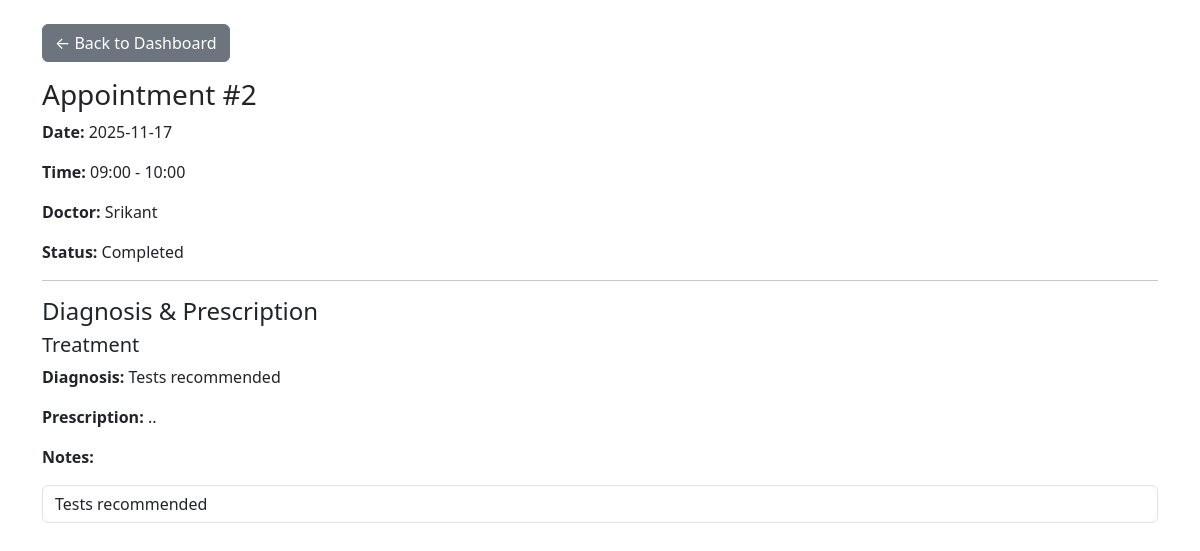
The page /patient/appointments/2 (signed in) on the database its author committed.
### models.py (models this page shows, shortened)
class Appointment(db.Model):
    id = db.Column(db.Integer, primary_key=True)
    doctor_id = db.Column(db.Integer, db.ForeignKey('doctor.id'), nullable=False, index=True)
    patient_id = db.Column(db.Integer, db.ForeignKey('patient.id'), nullable=False, index=True)
    date = db.Column(db.Date, nullable=False, index=True)
    start_time = db.Column(db.Time, nullable=False)
    end_time = db.Column(db.Time, nullable=False)
    status = db.Column(db.String(20), default='Booked', nullable=False, index=True)
    created_at = db.Column(db.DateTime, default=datetime.utcnow)
    treatment = db.relationship('Treatment', backref='appointment', uselist=False, cascade="all, delete-orphan")

class Doctor(db.Model):
    id = db.Column(db.Integer, primary_key=True)
    name = db.Column(db.String(100), nullable=False, index=True)
    specialization_id = db.Column(db.Integer, db.ForeignKey('department.id'), nullable=False)
    availability = db.Column(db.String(500), nullable=True)
    email = db.Column(db.String(100), unique=True, nullable=False, index=True)
    password = db.Column(db.String(200), nullable=False)
    contact = db.Column(db.String(20), nullable=True)
    is_active = db.Column(db.Boolean, default=True, nullable=False)   # blacklist / soft-delete
    created_at = db.Column(db.DateTime, default=datetime.utcnow)
    appointments = db.relationship('Appointment', backref='doctor', lazy=True)
    avail_slots = db.relationship('DoctorAvailability', backref='doctor', lazy=True, cascade="all, delete-orphan")

class Treatment(db.Model):
    id = db.Column(db.Integer, primary_key=True)
    appointment_id = db.Column(db.Integer, db.ForeignKey('appointment.id'), nullable=False, unique=True)
    diagnosis = db.Column(db.Text, nullable=True)
    prescription = db.Column(db.Text, nullable=True)
    notes = db.Column(db.Text, nullable=True)
    created_at = db.Column(db.DateTime, default=datetime.utcnow)

### app.py (the view)
@app.route('/patient/appointments/<int:appt_id>')
@patient_required
def patient_view_appointment(appt_id):
    patient_id = session.get('patient_id')
    appt = Appointment.query.get_or_404(appt_id)
    if appt.patient_id != patient_id:
        flash("You are not allowed to view this appointment.", "danger")
        return redirect(url_for('patient_dashboard'))
    return render_template('patient_appointment_detail.html', appt=appt)

### app.py (called while the page is built)
def patient_required(func):
    from functools import wraps
    @wraps(func)
    def wrapper(*args, **kwargs):
        if session.get('role') != 'patient':
            flash("Patient login required", "warning")
            return redirect(url_for('login'))
        return func(*args, **kwargs)
    return wrapper

### templates/patient_appointment_detail.html (shortened to what this page needs)
<!DOCTYPE html>
<html>
<head>
  <link href="https://cdn.jsdelivr.net/npm/bootstrap@5.3.0/dist/css/bootstrap.min.css" rel="stylesheet">
</head>
<body class="container mt-4">
  <a href="{{ url_for('patient_dashboard') }}" class="btn btn-secondary mb-3">← Back to Dashboard</a>
  <h3>Appointment #{{ appt.id }}</h3>
  <p><strong>Date:</strong> {{ appt.date.strftime('%Y-%m-%d') }}</p>
  <p><strong>Time:</strong> {{ appt.start_time.strftime('%H:%M') }} - {{ appt.end_time.strftime('%H:%M') }}</p>
  <p><strong>Doctor:</strong> {{ appt.doctor.name }}</p>
  <p><strong>Status:</strong> {{ appt.status }}</p>
  {% if appt.treatment %}
    <hr>
    <h4>Diagnosis & Prescription</h4>
    <h5>Treatment</h5>
    <p><strong>Diagnosis:</strong> {{ appt.treatment.diagnosis if appt.treatment else 'Not entered yet' }}</p>
    <p><strong>Prescription:</strong> {{ appt.treatment.prescription if appt.treatment else 'Not entered yet' }}</p>
    <p><strong>Notes:</strong> {{ appt.treatment.notes if appt.treatment else 'Not entered yet' }}</p>
  {% endif %}
  <input type="text" name="diagnosis" class="form-control"
       value="{{ appt.treatment.diagnosis if appt.treatment else '' }}">
</body>
</html>

### rows shown on the page
Appointment: id "2", date "2025-11-17", start_time "09:00", end_time "10:00", status "Completed"
Doctor: doctor.name "Srikant"
Treatment: treatment "Tests recommended", treatment "..", diagnosis "Tests recommended"
